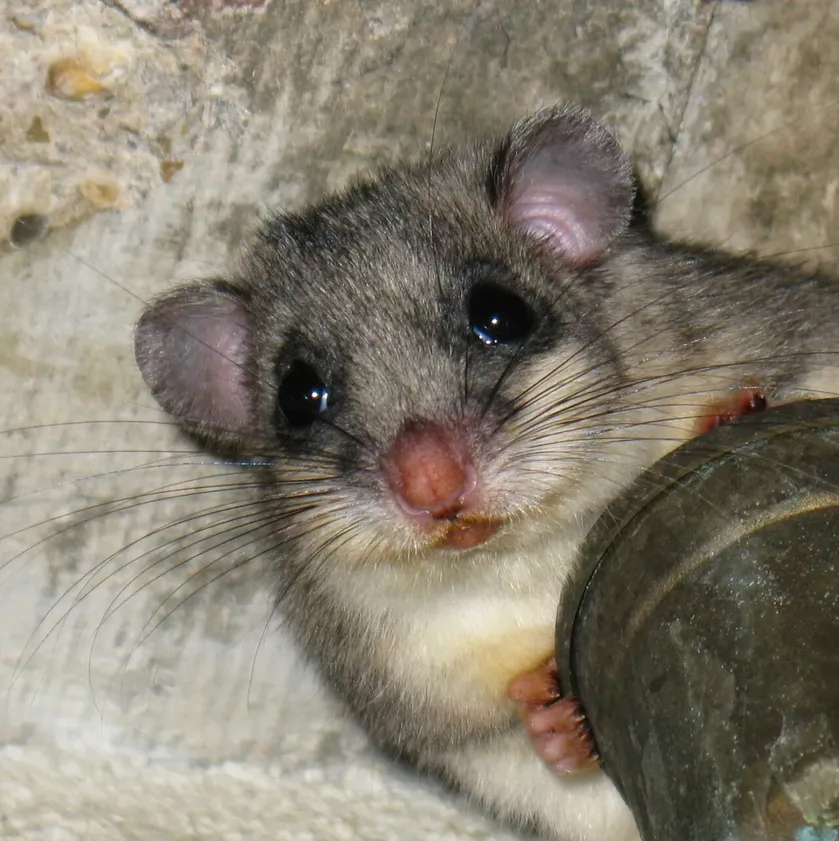
#> input picture app/assets/show/siebenschlaefer/photos/00.webp, 839 x 841 px, shrunk from 1276 x 1280 before the run
$ python skin_tone.py ../../app/assets/show/siebenschlaefer/photos/00.webp ../../app/assets/show/siebenschlaefer/photos/01.webp 1.0
#> lines starting #> are read from the running program, lines starting #| are printed output that depends on the picture; after the words box and inside, x2 and y2 are one past the last pixel; in counts of white or black regions, pixels touching at a corner belong together
# A scan's skin lifted so dark clothes still read on stage (photos in a dim room):
#   skin_tone.py <skin.png> <skin.webp> [gamma]   (gamma < 1 lifts the mids, keeps the highlights)
import sys, numpy as np
from PIL import Image
src, dst = sys.argv[1], sys.argv[2]; g = float(sys.argv[3]) if len(sys.argv) > 3 else 1.0
a = np.asarray(Image.open(src).convert("RGB")).astype(np.float64) / 255
out = (a ** g * 255).clip(0, 255).astype(np.uint8)
#> out is the input picture: shape (841, 839, 3); mean R, G, B 134.5, 127.2, 112.3
Image.fromarray(out).save(dst, "WEBP", quality=88, method=6)
l = out.mean(2); m = l > 8
#> after `l = out.mean(2)`:
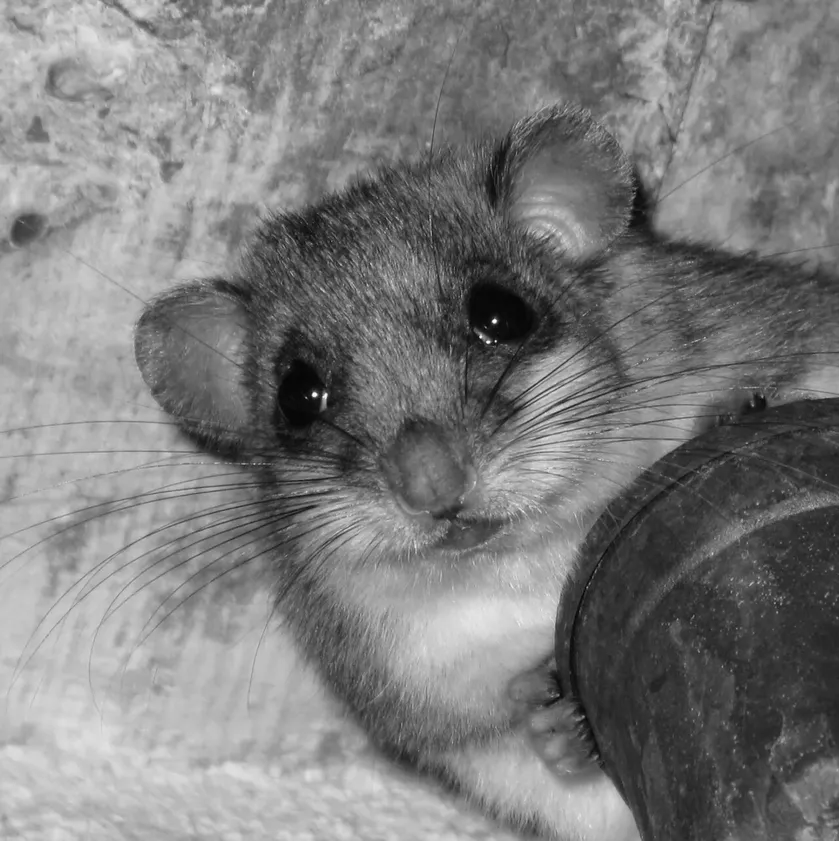
#> l: shape (841, 839) float64; min 4.33, max 254.7, mean 124.6
#> after `m = l > 8`:
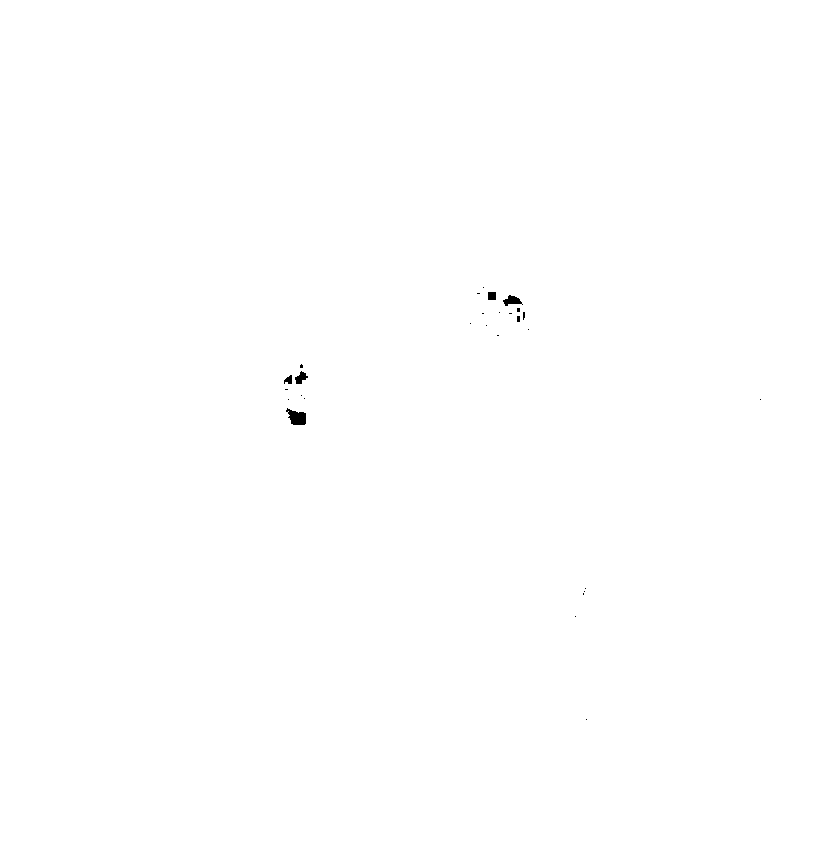
#> m: shape (841, 839) bool; 99.9% white; 28 black regions (23 under 20 px), largest, box (x1, y1, x2, y2) and area: (286, 408, 306, 425) 224, (503, 295, 523, 306) 122, (295, 371, 308, 384) 94, (488, 292, 496, 300) 64, (284, 375, 292, 384) 49
print("median lum", round(float(np.median(l[m])), 1), "->", dst)
#| median lum 126.3 -> ../../app/assets/show/siebenschlaefer/photos/01.webp
